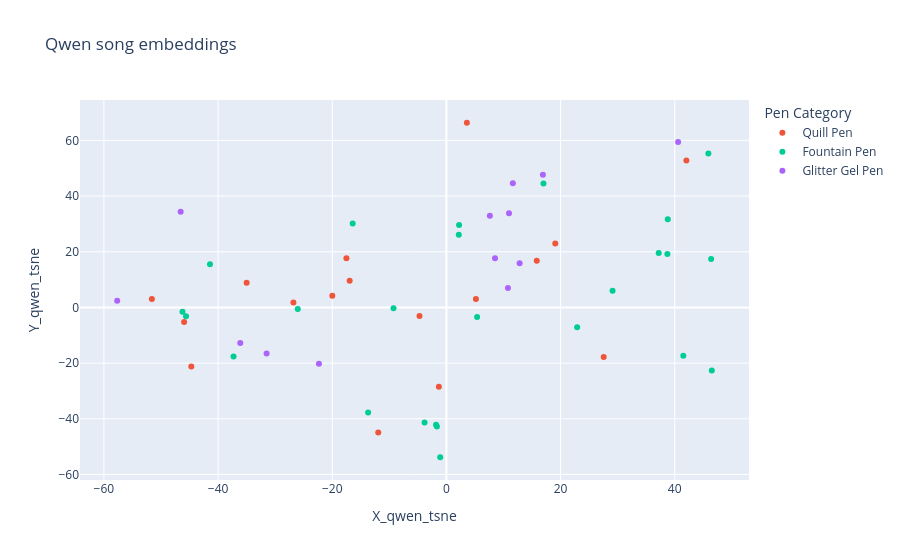

The cell this chart's notebook holds for it:
### Code cell
fig = px.scatter(
    dataset, 
    x="X_qwen_tsne", 
    y="Y_qwen_tsne", 
    color="Pen Category",
    title="Qwen song embeddings",
    hover_name="Song Name"
)

fig.show()

html_str = fig.to_html(full_html=False, include_plotlyjs='cdn')

with open("figures/qwen_song_categories.html", "w") as f:
    f.write(html_str)

### Figure 1 — Plotly figure (JSON) as saved in the notebook; plotly's stock layout.template omitted (floating-point values rounded to 4 significant figures)
{"data": [{"hovertemplate": "<b>%{hovertext}</b><br><br>Pen Category=Quill Pen<br>X_qwen_tsne=%{x}<br>Y_qwen_tsne=%{y}<extra></extra>", "hovertext": ["ivy", "the last great american dynasty", "Snow On The Beach", "peace", "hoax", "cowboy like me", "Sad Beautiful Tragic", "my tears ricochet", "happiness", "Mastermind", "willow", "Red", "tolerate it", "Anti-Hero", "epiphany", "evermore", "Carolina"], "legendgroup": "Quill Pen", "marker": {"color": "#EF553B", "symbol": "circle"}, "mode": "markers", "name": "Quill Pen", "orientation": "v", "showlegend": true, "type": "scatter", "x": [-11.94, 3.586, -16.95, -17.52, -51.6, 15.83, -1.322, -44.69, -4.716, 19.07, -26.8, 27.56, -19.99, -35.0, -45.95, 42.04, 5.17], "xaxis": "x", "y": [-44.97, 66.34, 9.557, 17.68, 3.02, 16.8, -28.47, -21.19, -3.071, 22.95, 1.813, -17.8, 4.243, 8.873, -5.195, 52.8, 2.989], "yaxis": "y"}, {"hovertemplate": "<b>%{hovertext}</b><br><br>Pen Category=Fountain Pen<br>X_qwen_tsne=%{x}<br>Y_qwen_tsne=%{y}<extra></extra>", "hovertext": ["Question...?", "Lavender Haze", "Labyrinth", "White Horse", "Maroon", "All Too Well (10 Minute Version) (Taylor's Version) (From The Vault)", "Cruel Summer", "the 1", "State Of Grace", "You're On Your Own, Kid", "right where you left me", "Treacherous", "exile", "long story short", "marjorie", "I Almost Do", "Lover", "betty", "Cornelia Street", "False God", "The Archer", "champagne problems", "Sweet Nothing", "Holy Ground", "Midnight Rain"], "legendgroup": "Fountain Pen", "marker": {"color": "#00cc96", "symbol": "circle"}, "mode": "markers", "name": "Fountain Pen", "orientation": "v", "showlegend": true, "type": "scatter", "x": [38.71, 17.01, -41.42, -1.09, -1.814, -1.664, 2.169, -13.72, 5.379, 41.5, 46.38, -26.04, 45.9, -45.62, -37.29, -9.263, 46.49, 37.19, -3.827, -16.42, -46.23, 38.78, 29.11, 22.9, 2.219], "xaxis": "x", "y": [19.21, 44.53, 15.56, -53.81, -42.1, -42.81, 26.1, -37.74, -3.437, -17.31, 17.4, -0.5363, 55.27, -3.148, -17.61, -0.2472, -22.66, 19.6, -41.32, 30.18, -1.523, 31.66, 6.008, -7.158, 29.58], "yaxis": "y"}, {"hovertemplate": "<b>%{hovertext}</b><br><br>Pen Category=Glitter Gel Pen<br>X_qwen_tsne=%{x}<br>Y_qwen_tsne=%{y}<extra></extra>", "hovertext": ["Jump Then Fall", "You Need To Calm Down", "Afterglow", "Today Was A Fairytale", "Bejeweled", "22", "Karma", "You Belong With Me", "I Forgot That You Existed", "We Are Never Ever Getting Back Together", "London Boy", "Hey Stephen", "I Think He Knows"], "legendgroup": "Glitter Gel Pen", "marker": {"color": "#ab63fa", "symbol": "circle"}, "mode": "markers", "name": "Glitter Gel Pen", "orientation": "v", "showlegend": true, "type": "scatter", "x": [10.78, -46.56, -36.11, 12.82, 8.516, 40.6, -57.67, 10.97, -22.33, -31.5, 11.64, 16.91, 7.614], "xaxis": "x", "y": [6.995, 34.35, -12.75, 15.86, 17.67, 59.46, 2.415, 33.86, -20.24, -16.53, 44.63, 47.7, 32.92], "yaxis": "y"}], "layout": {"legend": {"title": {"text": "Pen Category"}, "tracegroupgap": 0}, "title": {"text": "Qwen song embeddings"}, "xaxis": {"anchor": "y", "domain": [0, 1], "title": {"text": "X_qwen_tsne"}}, "yaxis": {"anchor": "x", "domain": [0, 1], "title": {"text": "Y_qwen_tsne"}}}}
